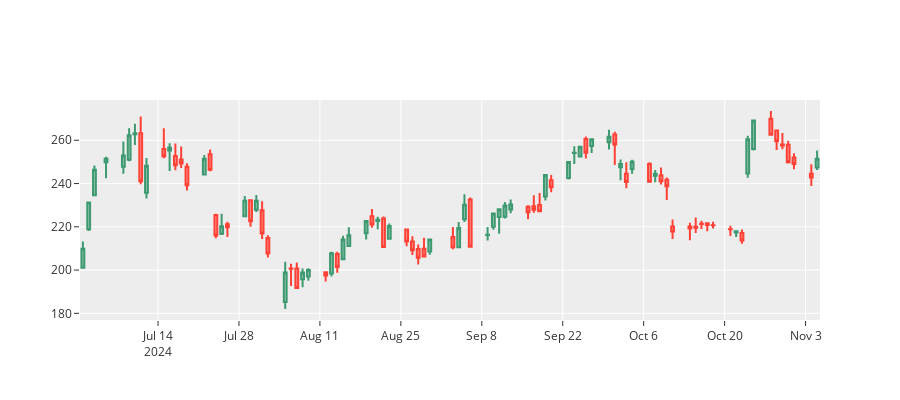

This figure's notebook cell:
### Code cell
fig = go.Figure(
    go.Candlestick(
        x=tsla_2024.index,
        open=tsla_2024["open"],
        high=tsla_2024["high"],
        low=tsla_2024["low"],
        close=tsla_2024["close"],
    )
)
fig.update_layout(template="ggplot2", xaxis_rangeslider_visible=False, height=400)
